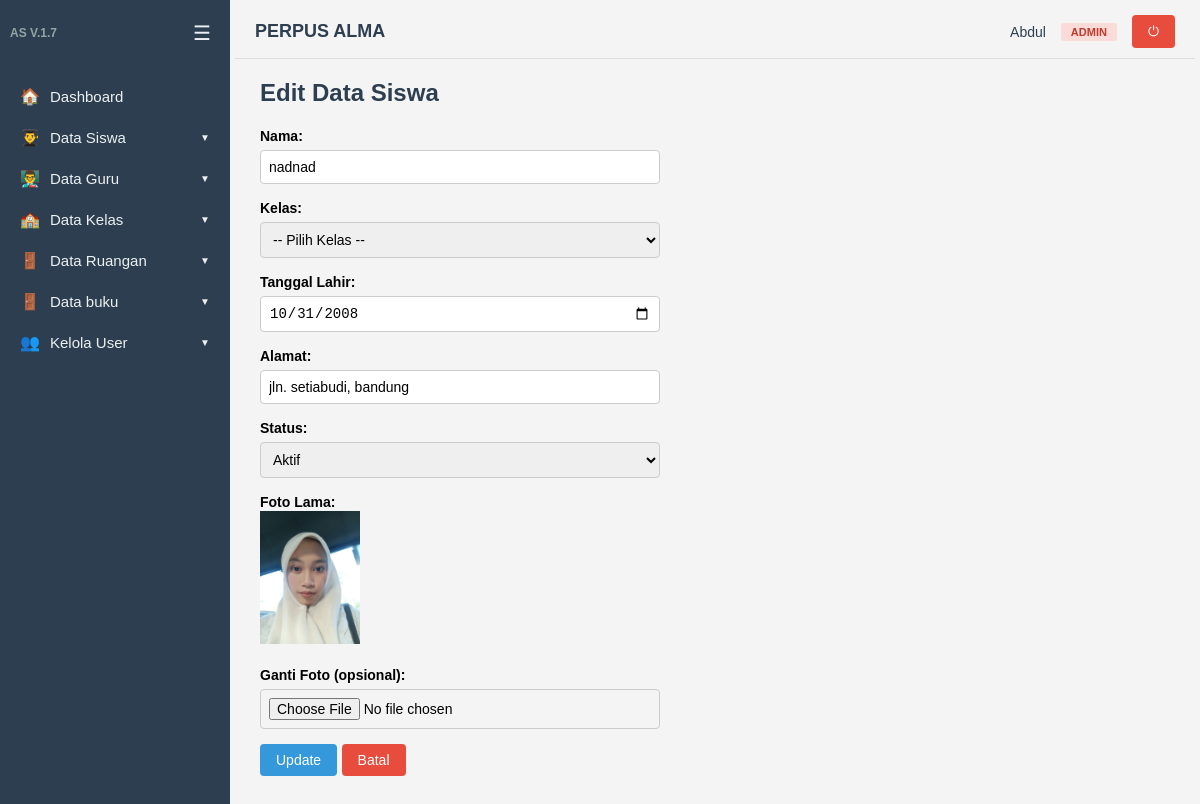
The page /siswa/edit.php?id=1 (signed in) on the database its author committed.
### tables this page shows
CREATE TABLE `datasiswa` (
  `id` int(5) NOT NULL,
  `nama` varchar(50) NOT NULL,
  `kelas` enum('X','XI','XII') NOT NULL,
  `tanggal_lahir` date NOT NULL,
  `alamat` varchar(100) NOT NULL,
  `foto` varchar(100) DEFAULT NULL,
  `status` enum('aktif','tidak aktif') NOT NULL
);

### siswa/edit.php (the view, shortened to what this page needs)
<?php
include dirname(__DIR__) . '/auth.php';
$id = isset($_GET['id']) ? (int)$_GET['id'] : 0;
$data = mysqli_query($koneksi, "SELECT * FROM datasiswa WHERE id=$id");
$siswa = mysqli_fetch_assoc($data);
include dirname(__DIR__) . '/layout/header.php';
?>
<h2>Edit Data Siswa</h2>
<form action="update.php" method="post" enctype="multipart/form-data">
    <label>Nama:</label><br>
    <input type="text" name="nama" value="<?= htmlspecialchars($siswa['nama']); ?>" required><br>
<label>Kelas:</label><br>
<select name="kelas">
    <option value="">-- Pilih Kelas --</option>
</select><br>
    <label>Tanggal Lahir:</label><br>
    <input type="date" name="tanggal_lahir" value="<?= $siswa['tanggal_lahir']; ?>" required><br>
    <label>Alamat:</label><br>
    <input type="text" name="alamat" value="<?= htmlspecialchars($siswa['alamat']); ?>" required><br>
    <label>Status:</label><br>
    <select name="status" required>
        <option value="aktif" <?= $siswa['status'] === 'aktif' ? 'selected' : ''; ?>>Aktif</option>
    </select><br>
    <label>Foto Lama:</label><br>
    <img src="<?= BASE_URL; ?>/uploads/foto_siswa/<?= $siswa['foto']; ?>" width="100"><br><br>
    <label>Ganti Foto (opsional):</label><br>
    <input type="file" name="foto"><br>
    <button class="btn" type="submit">Update</button>
    <a class="btn btn-danger" href="tampil.php">Batal</a>
</form>
<?php include dirname(__DIR__) . '/layout/footer.php'; ?>

### layout/header.php (style rules this page uses)
* { box-sizing: border-box; margin: 0; padding: 0; }
body { font-family: Arial, Helvetica, sans-serif; background: #f4f4f4; display: flex; min-height: 100vh; }
h2 { margin-bottom: 20px; color: #2c3e50; }
label { font-weight: bold; font-size: 14px; }
input[type=text], input[type=date], input[type=number], input[type=file], select { padding: 8px; width: 100%; max-width: 400px; margin: 5px 0 15px; border: 1px solid #ccc; border-radius: 4px; font-size: 14px; }
.btn { display: inline-block; background: #3498db; color: #fff; border: 0; padding: 8px 16px; border-radius: 4px; cursor: pointer; text-decoration: none; font-size: 14px; }
.btn-danger { background: #e74c3c; }

### rows shown on the page
datasiswa: nama "nadnad", tanggal_lahir "10/31/2008", alamat "jln. setiabudi, bandung", status "Aktif", foto (picture)

### other values the page prints
$item['icon'] "🏠"
$item['label'] "Dashboard"
$item['icon'] "👨‍🎓"
$item['label'] "Data Siswa"
$item['icon'] "👨‍🏫"
$item['label'] "Data Guru"
$item['icon'] "🏫"
$item['label'] "Data Kelas"
$item['icon'] "🚪"
$item['label'] "Data Ruangan"
$item['label'] "Data buku"
$item['icon'] "👥"
$item['label'] "Kelola User"
$user['nama_lengkap'] "Abdul"
$roleLabels[$user['role']] "ADMIN"
